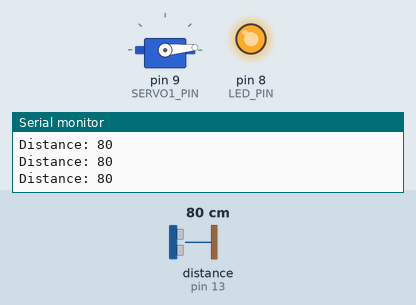
Recording of a sketch running on a simulated Arduino Uno, built with avr-gcc and run on an emulated ATmega328P. On the bench: servo, output pins drawn as LEDs (lit = HIGH), the last lines printed to the serial monitor. Inputs (shaded band) come from the test bench; at power-on: distance to the obstacle (sensor on pin 13) 80 cm. The echo pulse lasts 58.3 µs per cm; random numbers use the default seed unless the sketch sets one.

Above: at 1.2 s.
1.3 s: distance to the obstacle (sensor on pin 13) set to 21 cm
2.8 s: distance to the obstacle (sensor on pin 13) set to 17 cm
At 5.4 s:
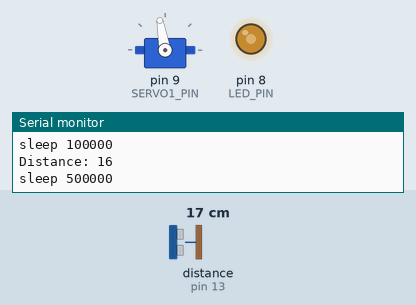
At 8.76 s:
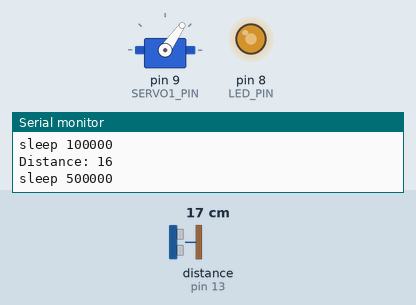
8.8 s: distance to the obstacle (sensor on pin 13) set to 250 cm
10.3 s: distance to the obstacle (sensor on pin 13) set to 2 cm
At 10.46 s:
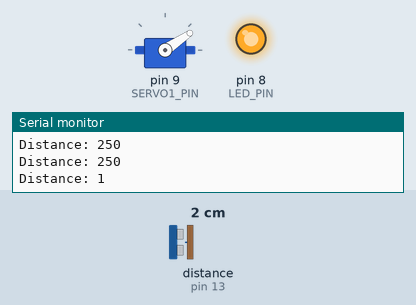
Timing chart, 0 to 17.5 s (numbered marks = the images above; inputs shaded):
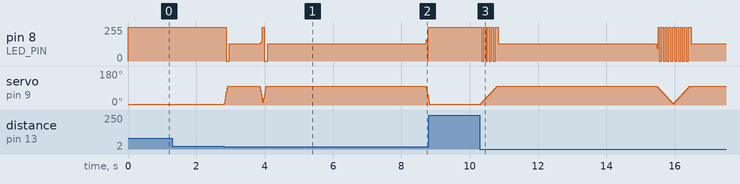

The sketch:

scaryBox.ino
```cpp
#include<Servo.h>
#include <Ultrasonic.h>

//===== servo variable =======
Servo myServo1;
const int SERVO1_PIN = 9;

int angleCurrent = 5;
const int ANGLE_MIN = 5;
const int ANGLE_MAX = 100;
int angleMoveSpeed = 0;
int repeatCountDown = 0;
const int DEFAULT_REPEAT_PER_TRIGGER = 1;
enum MoveSpeed{
  Speed_1,
  Speed_5,
};

long sleepDelay = 0;
//const long SLEEP_SEED = 100000;  // around 1 second
long sleepDelayCounter = 0;
boolean servoIsSleeping = false;
enum SleepTime{
  Second_0,
  Second_1,
  Second_5,
};
// ==========================

// ======== ULTRASOUND (HC-SR04) variable ===
const int ULTRASOUND_TRIG_PIN = 12;
const int ULTRASOUND_ECHO_PIN = 13;
long duration;
long distance;
Ultrasonic ultrasonic(ULTRASOUND_TRIG_PIN, ULTRASOUND_ECHO_PIN);
//===========================================

// ===== LED ========
const int LED_PIN = 8;
int ledDelayCounter = 0;
int ledState = 0;
//===================

void setup() {
  Serial.begin(9600);

  myServo1.attach(SERVO1_PIN);
  myServo1.write(angleCurrent);

  pinMode(LED_PIN, OUTPUT);
}

void loop() {
  motionDetect();
  moveServo();
  lightLED();
}

void motionDetect() {
  if (repeatCountDown != 0) {
    return;
  }

  if (hasMotion()) {
    initAction();
    trigger(DEFAULT_REPEAT_PER_TRIGGER);
  }
}

void initAction(){
  angleMoveSpeed = getAngleMoveSpeed(getRandom(2));
  sleepDelay = getSleepDelay(getRandom(3));
}

boolean hasMotion() {
  long microsec = ultrasonic.timing();
  distance = ultrasonic.convert(microsec, Ultrasonic::CM);
  Serial.println("Distance: " + String(distance));

  if (distance < 20) {
    return true;
  }
  else {
    return false;
  }
}

void trigger(int triggerTime) {
  //  Serial.println("Servo is triggered " + String(triggerTime) + " times");
  repeatCountDown = triggerTime;
}

void moveServo() {
  //  Serial.println("get repeatCountDown " + String(repeatCountDown));

  if (repeatCountDown == 0) {
    return;
  }

  if (!servoIsSleeping) {
    changeAngle();
    sleepAtEnd();
    verifyRepeatCountDown();
  } else {
    sleeping();
  }
}

// servo reach the end then return back
void changeAngle() {

  angleCurrent = angleCurrent + angleMoveSpeed;

  if (angleCurrent == ANGLE_MIN || angleCurrent == ANGLE_MAX) {
    angleMoveSpeed = -angleMoveSpeed;
  }

  myServo1.write(angleCurrent);

  delay(5);
}

void sleepAtEnd() {

  if (angleCurrent == ANGLE_MAX) {
//    sleepDelay = random(SLEEP_SEED);
//    sleepDelay = SLEEP_SEED;

    Serial.println("sleep " + String(sleepDelay));

    servoIsSleeping = true;
  }
}

void sleeping() {
  //  Serial.println("servo is sleeping...");

  if (sleepDelayCounter < sleepDelay) {
    sleepDelayCounter++;
  } else {
    sleepDelayCounter = 0;
    servoIsSleeping = false;
  }
}

void verifyRepeatCountDown() {
  if (angleCurrent == ANGLE_MIN) {
    repeatCountDown = repeatCountDown - 1;
  }
}

void lightLED() {
  if (repeatCountDown != 0) {
    blinkGreen();
  } else {
    solidGreen();
  }
}

void solidGreen() {
//  Serial.println("LED: solid");

  digitalWrite(LED_PIN, HIGH);
}

void blinkGreen() {
//  Serial.println("LED: blink");

  if (ledDelayCounter < 10) {
    ledDelayCounter++;
    return;
  } else {
    ledDelayCounter = 0;
  }

  ledState++;
  if (ledState % 2 == 0) {
    digitalWrite(LED_PIN, HIGH);
  } else {
    digitalWrite(LED_PIN, LOW);
  }
}

int getRandom(int seedNum){
  return random(seedNum);
}

int getAngleMoveSpeed(int randomNum){
  switch(randomNum){
    case Speed_1:
      return 1;
    case Speed_5:
      return 5;
    default:
      Serial.println("wrong angle speed");
      return 0;
  }
}

long getSleepDelay(int randomNum){
  switch(randomNum){
    case Second_0:
      return 0;
    case Second_1:
      return 100000;
    case Second_5:
      return 500000;
    default:
      Serial.println("wrong sleep time");
      return 0;
  }
}
```

Measured:
- the behaviour switches between 20 and 19 cm on distance to the obstacle (sensor on pin 13) (found by bisection; images 0 and 1)
